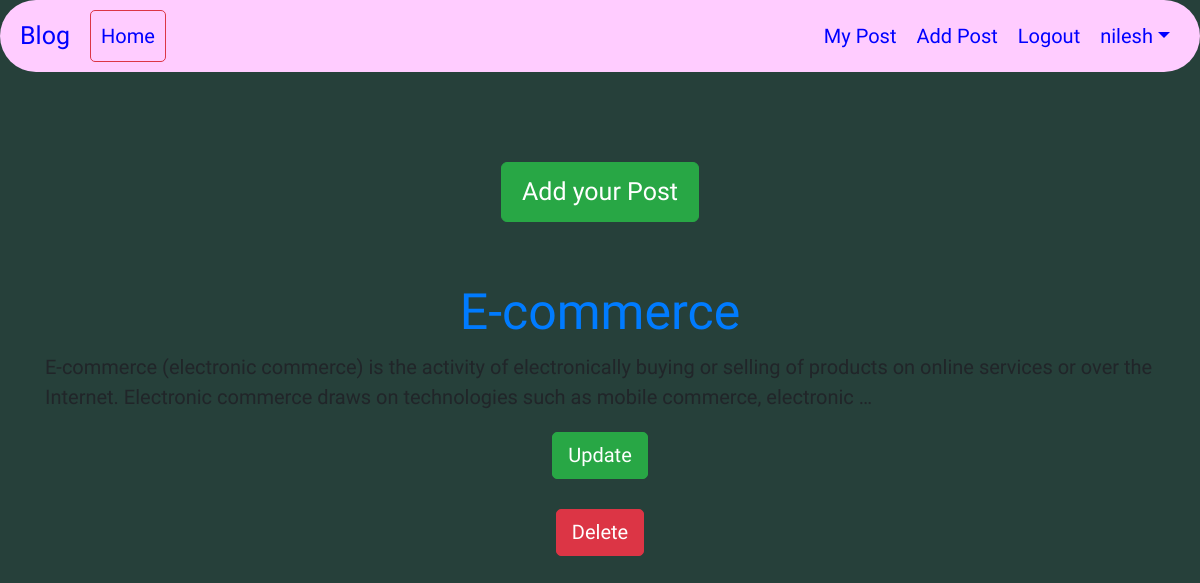
/dashboard/ (signed in), run on the app's committed database.
### blogapp/models.py (models this page shows, shortened)
class Post(models.Model):
    STATUS_CHOICES=(('draft','Draft'),('published','Published'))
    title=models.CharField(max_length=260)
    slug=models.SlugField(max_length=264,unique_for_date='publish')
    author=models.ForeignKey(User,related_name='blog_post',on_delete=models.PROTECT)
    body=models.TextField()
    publish=models.DateTimeField(default=timezone.now)
    created=models.DateTimeField(auto_now_add=True)
    updated=models.DateTimeField(auto_now=True)
    status=models.CharField(max_length=20,choices=STATUS_CHOICES,default='draft')
    objects=CustomManager()
    class Meta:
        ordering=('-publish',)

### blogapp/views.py (the view)
# urls.py: path('dashboard/',views.dashboard_view),
def dashboard_view(request):
    loggedin_user = request.user
    posts=Post.objects.filter(author=loggedin_user)
    return render(request,'blogapp/dasboard.html', {'posts': posts})

### blogapp/models.py (called while the page is built)
    def get_queryset(self):
        return super().get_queryset().filter(status='published')

### templates/blogapp/dasboard.html
{% extends 'blogapp/base.html' %}
{% block content %}
<br><br><br>
<div class=" container" align="center">
<a  href="/create" ><button  type="Submit" class="btn btn-success btn-lg" name="button">Add your Post</button></a><br><br><br>
</div>
  {% for post in posts %}
  <div class="">
    <h1><a href="/detail/{{post.id}}" >{{post.title}}</a></h1>
    {{post.body| truncatewords:30|linebreaks}}
    <a id="a3" href="{{post.id}}/update" ><button type="submit" class="btn btn-success" name="button">Update</button></a>
    <br>
    <a id="a3" href="{{post.id}}/delete" ><button type="submmit" class="btn btn-danger" name="button">Delete</button></a>
  </div>
  {% endfor %}
{% endblock %}

### templates/blogapp/base.html (shortened to what this page needs)
<!DOCTYPE html>
{% load staticfiles %}
<html lang="en" dir="ltr">
  <head>
    <link rel="stylesheet" href="{% static 'css/style1.css' %}">
    <link rel="stylesheet" href="{% static 'css/bootstrap.css' %}"
    <link rel="stylesheet" href="https://stackpath.bootstrapcdn.com/bootstrap/4.3.1/css/bootstrap.min.css">
    <link rel="stylesheet" href="https://maxcdn.bootstrapcdn.com/font-awesome/4.7.0/css/font-awesome.min.css">
  </head>
  <body style="background-color:#26403a" >
    <nav id="nav1" class="navbar navbar-expand-md navbar-light bg">
      <a id="a1" href="#" class="navbar-brand">Blog</a>
      <div class="collapse navbar-collapse" id="navbarCollapse">
        <div class="navbar-nav">
            <a id="a1" href="/" class="nav-link btn btn-outline-danger">Home</a>
        </div>
        <div class="navbar-nav ml-auto">
            {% if user.is_authenticated %}
            <a id="a1" href="/dashboard" class="nav-item nav-link">My Post</a>
            <a id="a1" href="/create" class="nav-item nav-link">Add Post</a>
            <a id="a1" href="/accounts/logout" class="nav-item nav-link">Logout</a>
            <div class="nav-item dropdown">
                <a id="a1" href="#" class="nav-link dropdown-toggle" data-toggle="dropdown">{{request.user.first_name}}</a>
            </div>
            {% else %}
            <a id="a1" href="/signup" class="nav-item nav-link" >Signup</a>
            <a id="a1" href="/accounts/login" class="nav-item nav-link">Login</a>
            {% endif %}
        </div>
    </div>
</nav>
    <div class="content">
      <div class="container">
            {%block content%} {%endblock%}
      </div>
  </body>
</html>

### static/css/style1.css (style rules this page uses)
body,html { background-color: #26403a; font-size: 20px; }
.content { background-color: #26403a; font-family: 'Courgette' }
h1 { color: green; text-align: center; }
#a1 { color: blue; }
#nav1 { background-color: #ffccff; font-family: 'Sofia'; border-radius: 50px; }
#a3 { color: red; text-align: center; display:block; }

### data on the page
Post: title "E-commerce", body "E-commerce (electronic commerce) is the activity of electronically buying or selling of products on online services or over the Internet. Electronic commerce draws on technologies such as mobile commerce, electronic …"

### other printed values
{{ request.user.first_name }} "nilesh"
